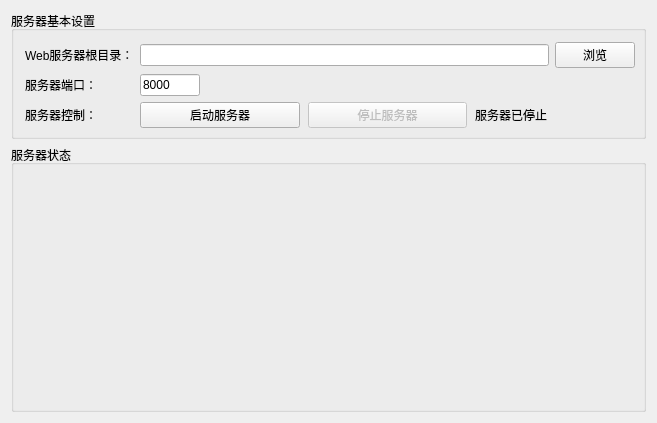
<?xml version="1.0" encoding="UTF-8"?>
<ui version="4.0">
 <class>MainWindow</class>
 <widget class="QMainWindow" name="MainWindow">
  <property name="geometry">
   <rect>
    <x>0</x>
    <y>0</y>
    <width>657</width>
    <height>423</height>
   </rect>
  </property>
  <property name="windowTitle">
   <string>Web服务器管理面板</string>
  </property>
  <widget class="QWidget" name="centralWidget">
   <layout class="QVBoxLayout" name="verticalLayout_2" stretch="0,1">
    <item>
     <widget class="QGroupBox" name="groupBox">
      <property name="title">
       <string>服务器基本设置</string>
      </property>
      <layout class="QVBoxLayout" name="verticalLayout">
       <property name="spacing">
        <number>8</number>
       </property>
       <property name="rightMargin">
        <number>8</number>
       </property>
       <property name="bottomMargin">
        <number>8</number>
       </property>
       <item>
        <layout class="QFormLayout" name="formLayout">
         <item row="0" column="0">
          <widget class="QLabel" name="label">
           <property name="text">
            <string>Web服务器根目录：</string>
           </property>
          </widget>
         </item>
         <item row="0" column="1">
          <layout class="QHBoxLayout" name="horizontalLayout_3">
           <item>
            <widget class="QLineEdit" name="webRootPathLineEdit"/>
           </item>
           <item>
            <widget class="QPushButton" name="webRootPathBrowseBtn">
             <property name="text">
              <string>浏览</string>
             </property>
            </widget>
           </item>
          </layout>
         </item>
         <item row="2" column="0">
          <widget class="QLabel" name="label_2">
           <property name="text">
            <string>服务器控制：</string>
           </property>
          </widget>
         </item>
         <item row="2" column="1">
          <layout class="QHBoxLayout" name="horizontalLayout_4">
           <property name="spacing">
            <number>8</number>
           </property>
           <item>
            <widget class="QPushButton" name="startServerBtn">
             <property name="text">
              <string>启动服务器</string>
             </property>
            </widget>
           </item>
           <item>
            <widget class="QPushButton" name="stopServerBtn">
             <property name="enabled">
              <bool>false</bool>
             </property>
             <property name="text">
              <string>停止服务器</string>
             </property>
            </widget>
           </item>
           <item>
            <widget class="QLabel" name="serverStatusLabel">
             <property name="text">
              <string>服务器已停止</string>
             </property>
            </widget>
           </item>
          </layout>
         </item>
         <item row="1" column="0">
          <widget class="QLabel" name="label_3">
           <property name="text">
            <string>服务器端口：</string>
           </property>
          </widget>
         </item>
         <item row="1" column="1">
          <layout class="QHBoxLayout" name="horizontalLayout">
           <item>
            <widget class="QLineEdit" name="setverPortLineEdit">
             <property name="maximumSize">
              <size>
               <width>60</width>
               <height>16777215</height>
              </size>
             </property>
             <property name="text">
              <string>8000</string>
             </property>
             <property name="maxLength">
              <number>5</number>
             </property>
            </widget>
           </item>
           <item>
            <spacer name="horizontalSpacer">
             <property name="orientation">
              <enum>Qt::Orientation::Horizontal</enum>
             </property>
             <property name="sizeHint" stdset="0">
              <size>
               <width>40</width>
               <height>20</height>
              </size>
             </property>
            </spacer>
           </item>
          </layout>
         </item>
        </layout>
       </item>
      </layout>
     </widget>
    </item>
    <item>
     <widget class="QGroupBox" name="groupBox_2">
      <property name="title">
       <string>服务器状态</string>
      </property>
     </widget>
    </item>
   </layout>
  </widget>
 </widget>
 <layoutdefault spacing="6" margin="11"/>
 <resources/>
 <connections/>
</ui>
